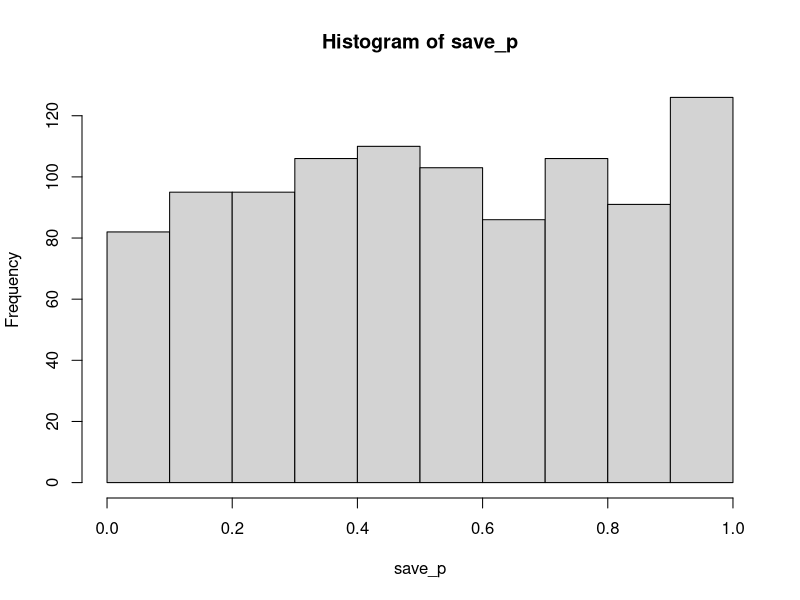
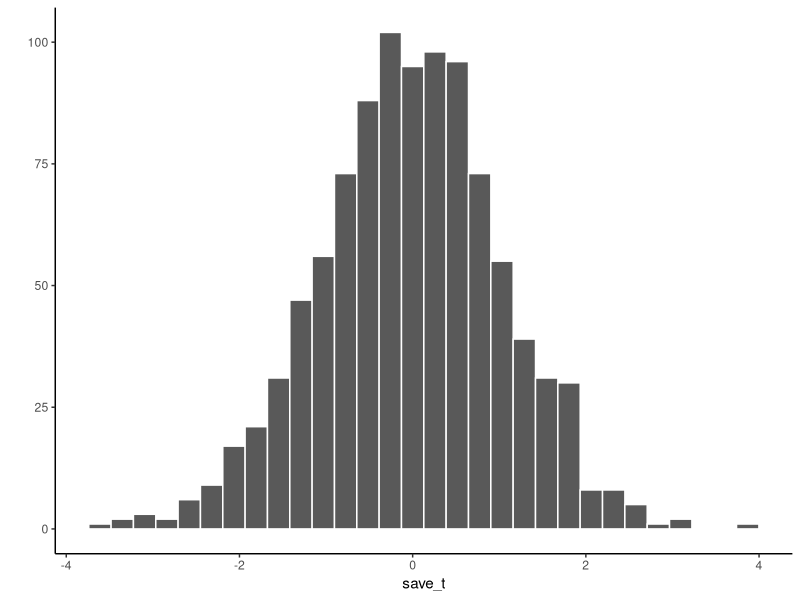
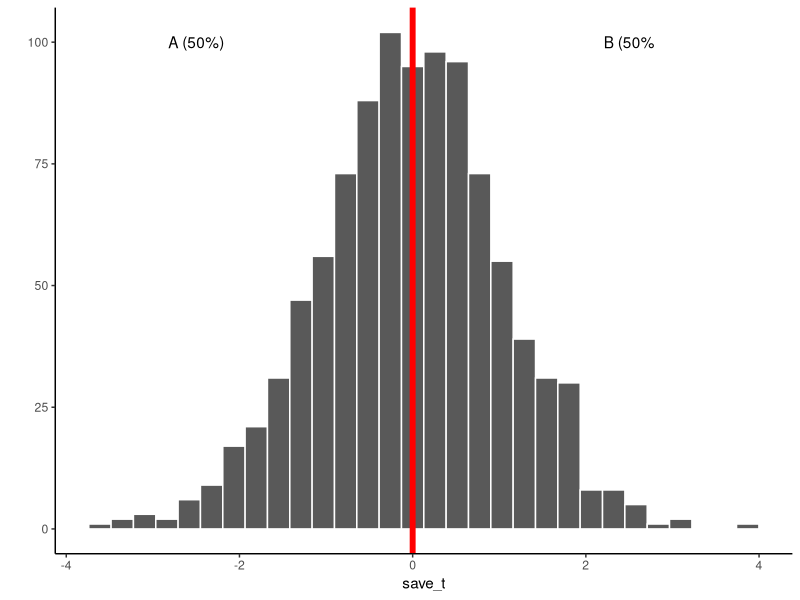
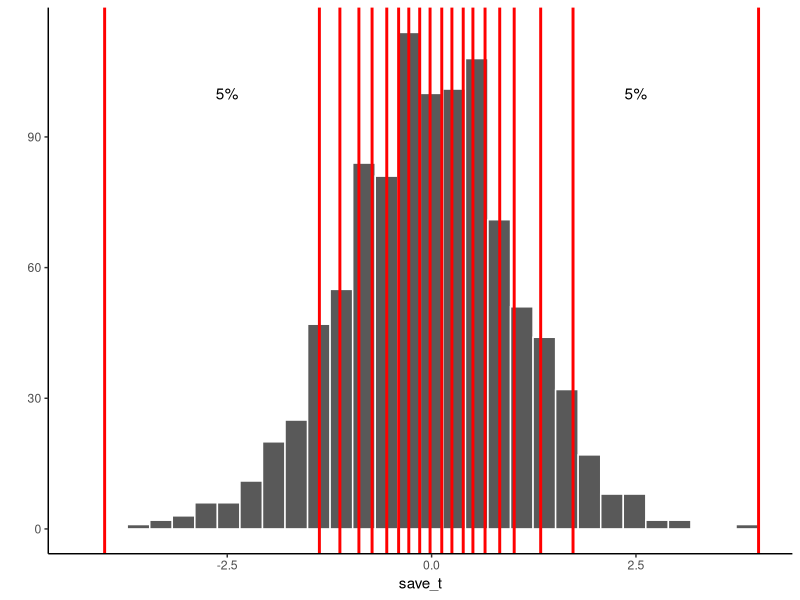
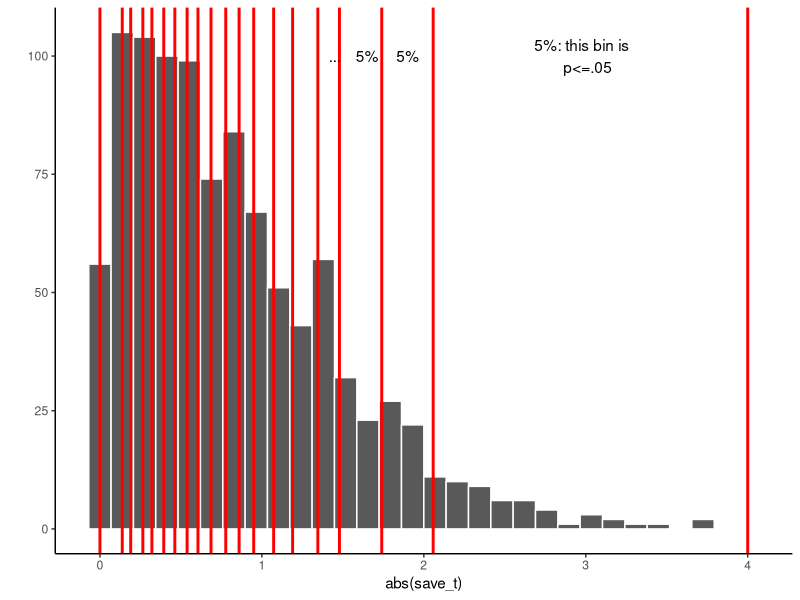

Here is the R script that generated these plots, in order:
## ---- chunk 1
library(ggplot2)
save_p<-length(1000)
for(i in 1:1000){
  save_p[i] <- t.test(rnorm(20,0,1))$p.value
}
hist(save_p)
## ---- chunk 2
save_t<-length(1000)
for(i in 1:1000){
  save_t[i] <- t.test(rnorm(20,0,1))$statistic
}

qplot(save_t)+
  geom_histogram( aes(bins=50), color="white")+
  theme_classic()
## ---- chunk 3
qplot(save_t)+
  geom_histogram( aes(bins=50), color="white")+
  geom_vline(xintercept=0, color="red", size=2)+
  annotate("text", x=-2.5, y=100, label="A (50%)")+
  annotate("text", x=2.5, y=100, label="B (50%")+
  theme_classic()
## ---- chunk 4
ordered_t<-sort(save_t)
spacing<-ordered_t[seq(0,1000,50)]
spacing[1]<--4
spacing[20]<-4

qplot(save_t)+
  geom_histogram( aes(bins=50), color="white")+
  geom_vline(xintercept=spacing, color="red", size=1)+
  annotate("text", x=-2.5, y=100, label="5%")+
  annotate("text", x=2.5, y=100, label="5%")+
  theme_classic()
## ---- chunk 5
ordered_t<-sort(abs(save_t))
spacing<-ordered_t[seq(0,1000,50)]
spacing[1]<-0
spacing[20]<-4

qplot(abs(save_t))+
  geom_histogram( aes(bins=50), color="white")+
  geom_vline(xintercept=spacing, color="red", size=1)+
  annotate("text", x=3, y=100, label="5%: this bin is  \n p<=.05")+
  annotate("text", x=1.9, y=100, label="5%")+
  annotate("text", x=1.65, y=100, label="5%")+
  annotate("text", x=1.45, y=100, label="...")+
  theme_classic()
